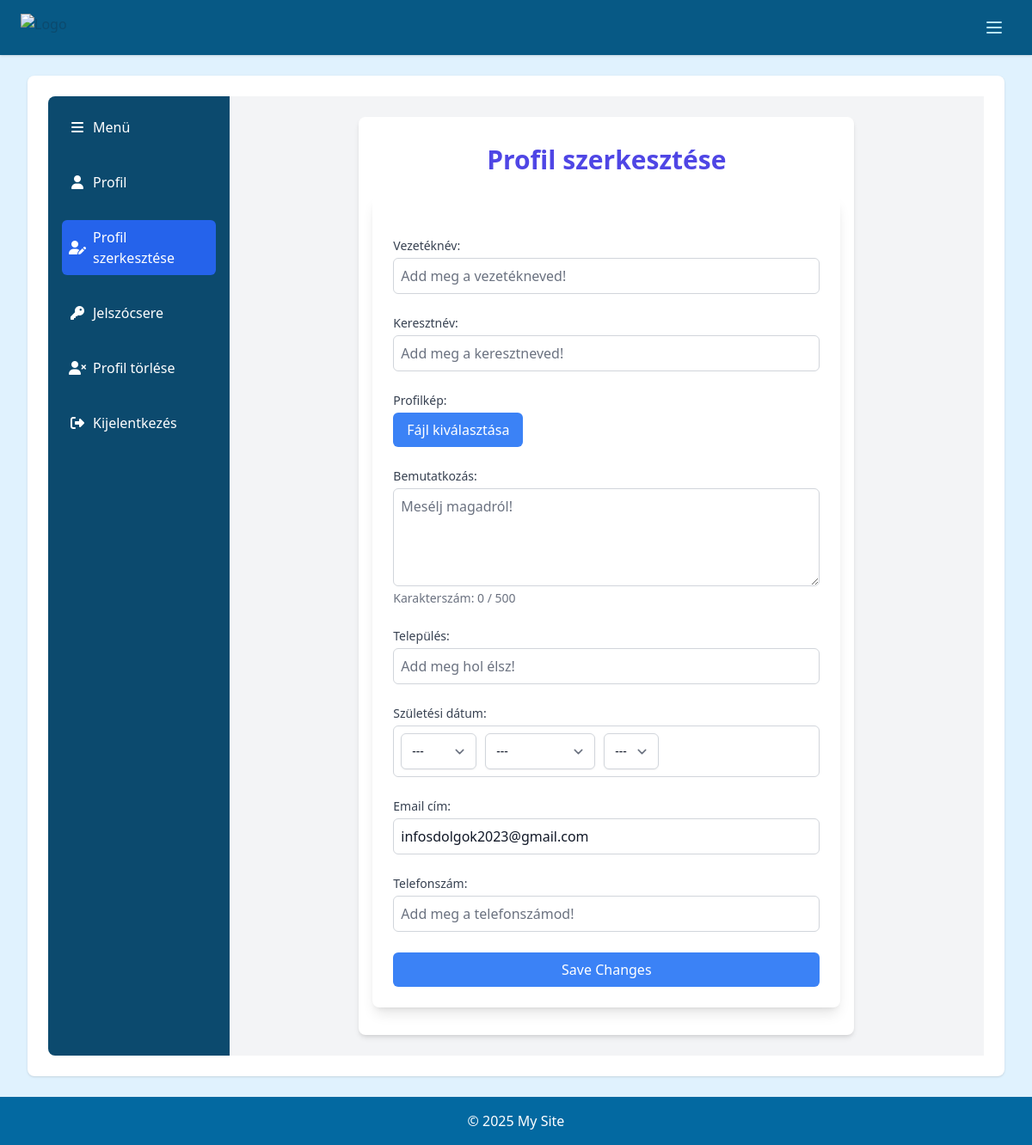
/profile/edit/ (signed in), run on an earlier commit of the app's database.
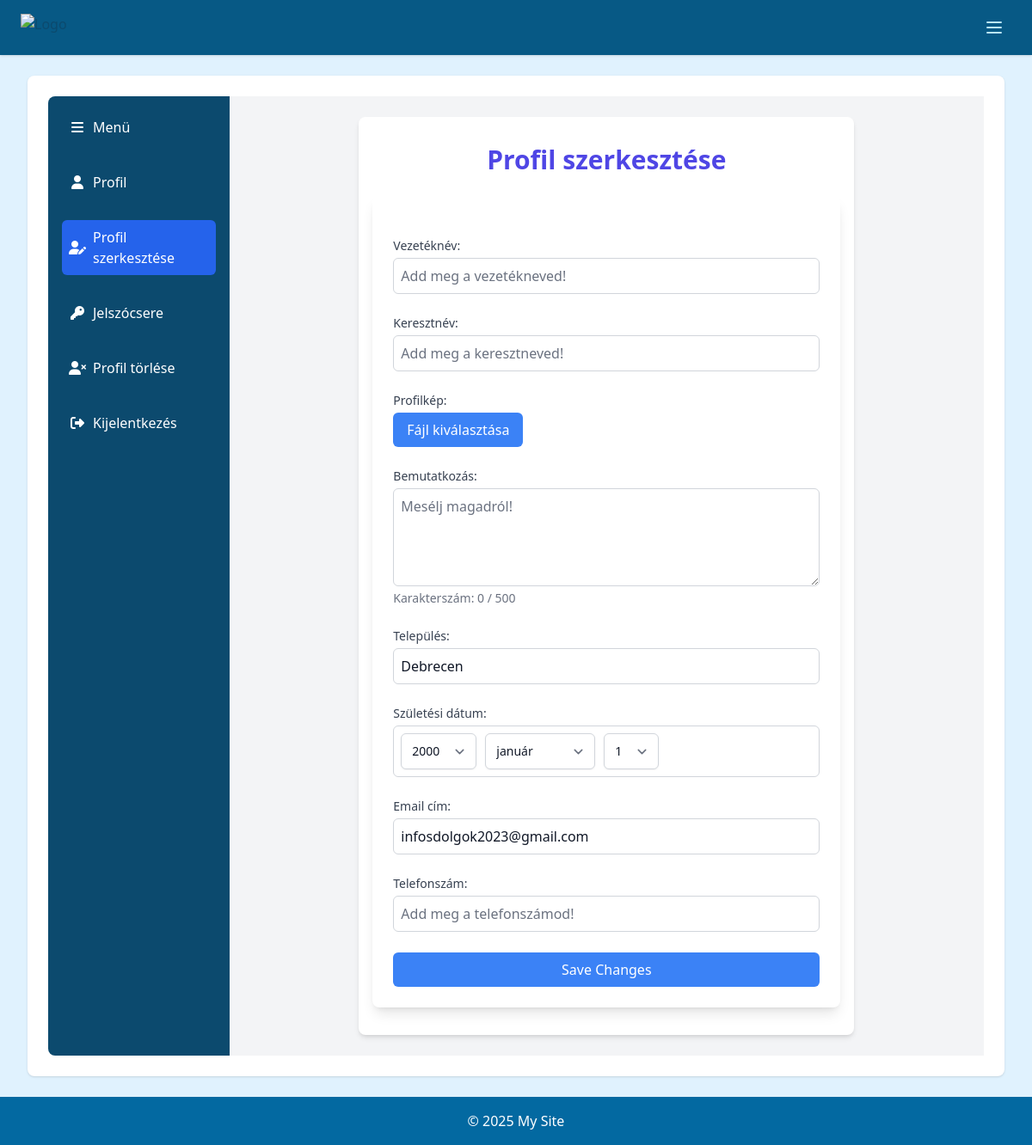
And on a later commit of the database.
### accounts/models.py (models this page shows, shortened)
class Profile(models.Model):
    user = models.OneToOneField(User, on_delete=models.CASCADE)
    bio = models.TextField(max_length=500, blank=True)
    location = models.CharField(max_length=30, blank=True)
    birth_date = models.DateField(null=True, blank=True)
    profile_picture = models.ImageField(upload_to='profile_pics/', default='profile_pics/default.jpg', blank=True, null=True)
    phone_number = models.CharField(max_length=15, blank=True)
    updated_at = models.DateTimeField(auto_now=True)  # Automatikus frissítés
    email_token = models.CharField(
        max_length=36,
        unique=True,
        default=generate_uuid_str,
        editable=False,
        null=True)
    email_token_expires = models.DateTimeField(null=True, blank=True)
    email_verified = models.BooleanField(default=False)
    pending_email = models.EmailField(blank=True, null=True)
    email_token_used = models.BooleanField(default=False)  # Új mező

### accounts/views/profile_views.py (the view)
# urls.py: path('profile/edit/', edit_profile, name='edit_profile'),
@login_required
def edit_profile(request):
    profile = get_object_or_404(Profile, user=request.user)
    if request.method == 'POST':
        form = ProfileForm(request.POST, request.FILES, instance=profile, user=request.user)
        if form.is_valid():
            new_email = form.cleaned_data.get('email')
            if new_email != profile.user.email:
                token = generate_email_token()
                profile.email_token = token
                profile.email_token_expires = timezone.now() + timedelta(hours=24)  # Lejárati idő hozzáadása
                profile.pending_email = new_email  # Itt tároljuk el az új email címet
                profile.save()
                verification_link = settings.SITE_URL + reverse('verify_email', kwargs={'token': token})
                try:
                    send_mail(
                        subject='Email cím megerősítése',
                        message=f'Kedves {request.user.username},\n\nKérlek kattints az alábbi linkre az email címed megerősítéséhez:\n\n{verification_link}',
                        from_email=settings.DEFAULT_FROM_EMAIL,
                        recipient_list=[new_email],
                        fail_silently=False,
                    )
                except Exception as e:
                    messages.error(request, f'Hiba történt az email küldésekor: {e}')
                    return redirect('edit_profile')
                messages.success(request, 'Az email cím módosítását megerősítő linket küldtünk az új email címedre.')
                return redirect('profile')  # Visszairányítunk a profil oldalra
            else:
                form.save()
                messages.success(request, 'Profil sikeresen frissítve.')
                return redirect('profile')  # Ha nem történt módosítás
        else:
            messages.error(request, "Hiba történt a mentés során. Ellenőrizd az űrlapot.")
    else:
        form = ProfileForm(instance=profile, user=request.user)
    return render(request, 'profile/edit_profile.html', {'form': form, 'profile': profile})

### accounts/forms.py (shortened to what this page needs)
class ProfileForm(forms.ModelForm):
    first_name = forms.CharField(label="Keresztnév", required=False)
    last_name = forms.CharField(label="Vezetéknév", required=False)
    email = forms.EmailField(label="Email cím", required=True)
    birth_date = forms.DateField(
        label="Születési dátum",
        required=False,
        initial=datetime.date(2000, 1, 1),  # <- ez állítja be az alapértelmezett dátumot
        widget=SelectDateWidget(
            years=sorted(range(1900, datetime.datetime.now().year + 1), reverse=True)  # Fordított sorrendben jeleníti meg
        )
    )
    class Meta:
        model = Profile
        fields = ['profile_picture', 'bio', 'location', 'phone_number', 'birth_date']
    def __init__(self, *args, **kwargs):
        self.user = kwargs.pop('user', None)
        super().__init__(*args, **kwargs)
        if self.user:
            self.fields['first_name'].initial = self.user.first_name
            self.fields['last_name'].initial = self.user.last_name
            self.fields['email'].initial = self.user.email

### accounts/templates/profile/edit_profile.html (shortened to what this page needs)
{% extends 'profile_base.html' %}
{% load form_tags %}
{% block profile_content %}
<div class="max-w-xl mx-auto px-4 py-8 bg-white shadow-md rounded-lg">
    <h1 class="text-3xl font-bold text-center text-indigo-600 mb-6">Profil szerkesztése</h1>
    <form method="post" enctype="multipart/form-data" class="mt-6 space-y-6 bg-white p-6 rounded-lg shadow-lg" id="profile-form">
        <div class="mb-4">
            <label for="last_name" class="block text-sm font-medium text-gray-700">Vezetéknév:</label>
            <input type="text" name="last_name" id="last_name" value="{{ profile.user.last_name }}" class="mt-1 block w-full p-2 border border-gray-300 rounded-md" placeholder="Add meg a vezetékneved!">
        </div>
        <div class="mb-4">
            <label for="first_name" class="block text-sm font-medium text-gray-700">Keresztnév:</label>
            <input type="text" name="first_name" id="first_name" value="{{ profile.user.first_name }}" class="mt-1 block w-full p-2 border border-gray-300 rounded-md" placeholder="Add meg a keresztneved!">
        </div>
        <div class="mb-4">
            <label for="profile_picture" class="block text-sm font-medium text-gray-700">Profilkép:</label>
            <label for="profile_picture" class="inline-block mt-1 cursor-pointer bg-blue-500 text-white px-4 py-2 rounded-md hover:bg-blue-600 transition duration-200">
                Fájl kiválasztása
            </label>
        </div>
        <div class="mb-4">
            <label for="bio" class="block text-sm font-medium text-gray-700">Bemutatkozás:</label>
            <textarea
                name="bio"
                id="bio"
                rows="4"
                maxlength="500"
                oninput="updateCounter()"
                class="mt-1 block w-full p-2 border border-gray-300 rounded-md"
                placeholder="Mesélj magadról!">{{ profile.bio }}</textarea>
            <p id="counter" class="text-sm text-gray-500 mt-1">0 / 500</p>
        </div>
        <div class="mb-4">
            <label for="location" class="block text-sm font-medium text-gray-700">Település:</label>
            <input type="text" name="location" id="location" value="{{ profile.location }}" class="mt-1 block w-full p-2 border border-gray-300 rounded-md" placeholder="Add meg hol élsz!">
        </div>
        <div class="mb-4">
            <label for="birth_date" class="block text-sm font-medium text-gray-700">Születési dátum:</label>
            <div class ="mt-1 block w-full p-2 border border-gray-300 rounded-md">
                {{ form.birth_date }}
            </div>
        </div>
        <div class="mb-4">
            <label for="email" class="block text-sm font-medium text-gray-700">Email cím:</label>
            <input type="email" name="email" id="email" value="{{ user.email }}" class="mt-1 block w-full p-2 border border-gray-300 rounded-md">
        </div>
        <div class="mb-4">
            <label for="phone_number" class="block text-sm font-medium text-gray-700">Telefonszám:</label>
            <input type="text" name="phone_number" id="phone_number" value="{{ profile.phone_number }}" class="mt-1 block w-full p-2 border border-gray-300 rounded-md" placeholder="Add meg a telefonszámod!">
        </div>
        <button type="submit" class="w-full py-2 mt-4 bg-blue-500 text-white rounded-md hover:bg-blue-600 focus:outline-none focus:ring-2 focus:ring-blue-400" id="save-btn">Save Changes</button>
    </form>
</div>
{% endblock %}

What changed in the data, as far as the page shows it:
now on this page (row edited): Profile: location "Debrecen"
Also different on the page:
form field birth_date: "---" → "2000"
form field birth_date: "---" → "január"
form field birth_date: "---" → "1"
